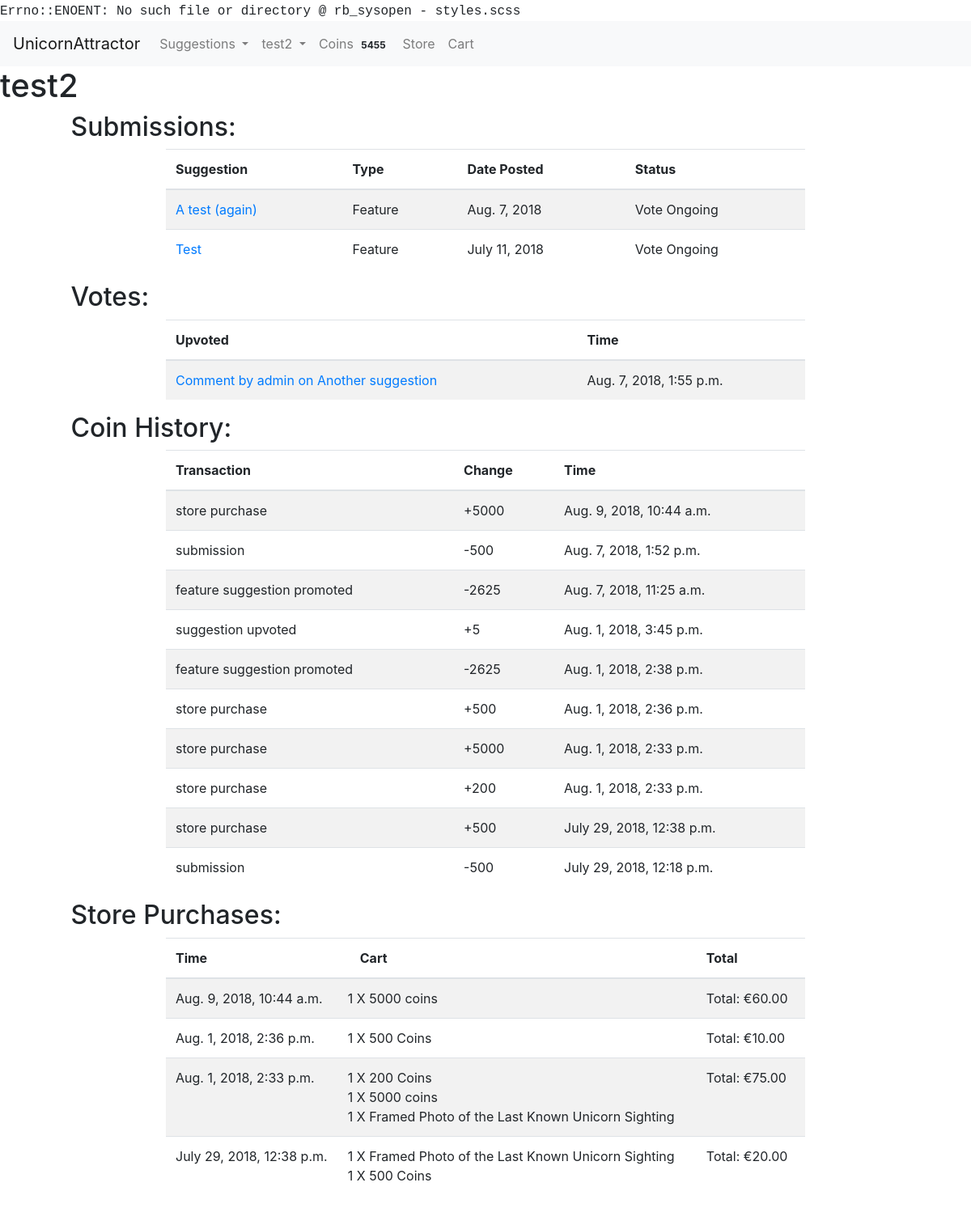
/user/3 (signed in), run on the app's committed database.
### accounts/models.py (models this page shows)
class User(AbstractUser):
    USERNAME_FIELD = "email"
    email = models.EmailField('email address', blank=False, unique=True)
    REQUIRED_FIELDS = []
    def __str__(self):
        return self.username

### usersuggestions/models.py (models this page shows, shortened)
class SuggestionAdminPage(models.Model):
    status_choices = ((0, "not scheduled"), (1, "scheduled"), (2, "in progress"), (3, "completed"))
    priority_choices = ((0, "low"), (1, 'normal'), (2, 'high'))
    suggestion = models.ForeignKey(Suggestion, null=False, on_delete=models.CASCADE)
    status = models.PositiveSmallIntegerField(choices=status_choices, default=0)
    developer_assigned = models.ForeignKey(User, null=True, blank=True, on_delete=models.PROTECT)
    priority = models.PositiveSmallIntegerField(choices=priority_choices, null=True, blank=True, default=1)
    date_started = models.DateField(null=True, blank=True)
    estimated_days_to_complete = models.PositiveSmallIntegerField(null=True, blank=True)
    expected_completion_date = models.DateField(null=True, blank=True)
    date_completed = models.DateField(null=True, blank=True)
    in_current_voting_cycle = models.BooleanField(blank=False, default=True)
    github_branch = models.CharField(null=True, blank=True, max_length=50)
    was_successful = models.NullBooleanField(blank=True, null=True)
    current_winner = models.BooleanField(blank=False, default=False)

class Suggestion(models.Model):
    suggestion_choices = ((True, 'Feature'), (False, 'Bug Fix'))
    is_feature = models.BooleanField(blank=False, default=False, choices=suggestion_choices)
    user = models.ForeignKey(User, null=False, on_delete=models.PROTECT)
    title = models.CharField(max_length=200, blank=False)
    details = RichTextUploadingField()
    date_time = models.DateTimeField(auto_now_add=True)
    delay_submission = models.BooleanField(null=False, blank=True, default=False)

class Upvote(models.Model):
    user = models.ForeignKey(User, null=False, on_delete=models.PROTECT)
    suggestion = models.ForeignKey(Suggestion, null=True, on_delete=models.CASCADE)
    comment = models.ForeignKey(Comment, null=True, on_delete=models.CASCADE)
    date_time = models.DateTimeField(auto_now_add=True)

class Comment(models.Model):
    user = models.ForeignKey(User, null=False, on_delete=models.PROTECT)
    suggestion = models.ForeignKey(Suggestion, null=False, on_delete=models.CASCADE)
    admin_page_comment = models.BooleanField(blank=False, default=False)
    comment = RichTextUploadingField()
    date_time = models.DateTimeField(auto_now_add=True)

### market/models.py (models this page shows, shortened)
class UserCoinHistory(models.Model):
    transaction_choices = ((1, 'submission'), (2, 'upvote'), (3, 'referral'),
                           (4, 'store purchase'), (5, 'initial signup'), (6, 'received referral'),
                           (7, 'suggestion upvoted'), (8, 'suggestion successful'), (9, 'feature suggestion promoted'))
    user = models.ForeignKey(User, null=False, on_delete=models.PROTECT)
    coins_change = models.IntegerField(null=False)
    date_time = models.DateTimeField(auto_now_add=True)
    suggestion = models.ForeignKey(Suggestion, null=True, blank=True, on_delete=models.CASCADE)
    transaction = models.PositiveSmallIntegerField(choices=transaction_choices, blank=False, null=False)

class Order(models.Model):
    user = models.ForeignKey(User, null=False, on_delete=models.PROTECT)
    date_time = models.DateTimeField(auto_now_add=True)
    delivery_address = models.ForeignKey(Delivery, null=True, on_delete=models.PROTECT)

class OrderItem(models.Model):
    order = models.ForeignKey(Order, null=False, on_delete=models.CASCADE)
    item = models.ForeignKey(StoreItem, null=False, on_delete=models.PROTECT)
    quantity = models.PositiveIntegerField(null=False)
    total_purchase_price = models.DecimalField(max_digits=8, decimal_places=2)

class StoreItem(models.Model):
    name = models.CharField(max_length=200, null=False, blank=False)
    description = models.TextField()
    price = models.DecimalField(max_digits=8, decimal_places=2)
    image = models.ImageField(upload_to='images')
    delivery_required = models.BooleanField(blank=False, null=False)
    is_coins = models.BooleanField(default=False, null=False)
    coins_amount = models.PositiveIntegerField(blank=True, null=True)
    def __str__(self):
        return self.name

### unicornapp/views.py (the view)
# urls.py: url(r'^user/(?P<user_id>\d+)$', render_userpage, name='userpage'),
@login_required()
def render_userpage(request, user_id):
    user = get_object_or_404(User, id=user_id)
    if request.user == user:
        values = get_userpage_values(user)
        return render(request, "userpage.html", {"user": user,
                                                 "votes": values["votes"], "purchases": values["purchases"],
                                                 "coin_history": values["coin_history"],
                                                 "suggestions": values["suggestions"],
                                                 })
    else:
        return redirect("issue_tracker")

### market/cart.py (called while the page is built)
    def __len__(self):
        return sum(item['quantity'] for item in self.cart.values())

### market/coins.py (called while the page is built)
def return_user_coins(user):
    UserCoins.objects.get_or_create(user=user)
    user_row = UserCoins.objects.get(user=user)
    return user_row.coins

### market/contexts.py (called while the page is built)
def cart(request):
    return {'cart': Cart(request)}

def usercoins(request):
    if request.user.is_authenticated:
        user = request.user
        coins_amount = return_user_coins(user)
        return {"usercoins": coins_amount}
    else:
        return {"usercoins": None}

def coins_are_enabled(request):
    return {"coins_are_enabled": settings.COINS_ENABLED }

### unicornapp/views.py (called while the page is built)
def get_userpage_values(user):
    votes = Upvote.objects.filter(user=user).order_by("-date_time")
    purchases = Order.objects.filter(user=user).order_by("-date_time")
    coin_history = UserCoinHistory.objects.filter(user=user).order_by("-date_time")
    suggestions = SuggestionAdminPage.objects.filter(suggestion__user=user).order_by("-suggestion__date_time")
    for purchase in purchases:
        purchase.items = OrderItem.objects.filter(order=purchase)
        purchase.total_cost = 0
        for item in purchase.items:
            purchase.total_cost += item.total_purchase_price
    values_dictionary = {"purchases": purchases,
                         "coin_history": coin_history, "votes": votes, "suggestions": suggestions
                         }
    return values_dictionary

### unicornapp/templates/userpage.html (shortened to what this page needs)
{% extends 'base.html' %} {% block title %} {{ user }} {% endblock %} {% block content %}
<main id="userpage">
    <h1 id="header">{{ user }}</h1>
    <div class="row">
        <div class="offset-md-1">
            <h2 class="section-header">Submissions:</h2>
        </div>
    </div>
    <div class="row">
        <div class="col-xs-12 table-col col-md-8 offset-md-2">
            {% if suggestions|length == 0 %}
            <p class="no-entry-text">You have not submitted any suggestions</p>
            {% else %}
            <table class="table submissions-table table-striped">
                <thead>
                    <tr>
                        <th scope="col">Suggestion</th>
                        <th scope="col">Type</th>
                        <th scope="col">Date Posted</th>
                        <th scope="col">Status</th>
                    </tr>
                </thead>
                <tbody>
                    {% for suggestion in suggestions %}
                    <tr>
                        <td><a href="{% url 'view_suggestion' suggestion.suggestion.id %}">{{ suggestion.suggestion.title }}</a> </td>
                        <td>{{ suggestion.suggestion.get_is_feature_display }}</td>
                        <td>{{ suggestion.suggestion.date_time.date }}</td>
                        <td class="status">
                            {% if suggestion.suggestion.is_feature %} {% if suggestion.in_current_voting_cycle %} Vote Ongoing {% elif suggestion.suggestion.delay_submission %} Submission delayed till next voting cycle {% elif suggestion.was_successful == True %} Suggestion Successful
                            {% else %} Suggestion unsuccessful {% endif %} {% else %} {{ suggestion.get_status_display }} {% endif %}
                        </td>
                    </tr>
                    {% endfor %}
                </tbody>
            </table>
            {% endif %}
        </div>
    </div>
    <div class="row">
        <div class="offset-md-1">
            <h2 class="section-header">Votes:</h2>
        </div>
    </div>
    <div class="row">
        <div class="col-xs-10 col-md-8 table-col offset-xs-1 offset-md-2">
            {% if votes|length == 0 %}
            <p class="no-entry-text">You have not cast any votes</p>
            {% else %}
            <table class="table table-striped">
                <thead>
                    <tr>
                        <th scope="col">Upvoted</th>
                        <th scope="col">Time</th>
                    </tr>
                </thead>
                <tbody>
                    {% for vote in votes %}
                    <div class="row">
                        <tr>
                            <td>
                                {% if vote.comment %}
                                <a href="{% url 'view_suggestion' vote.comment.suggestion.id %}#{{ vote.comment.id }}">Comment by {{ vote.comment.user }} on {{ vote.comment.suggestion.title }}</a> {% else %}
                                <a href="{% url 'view_suggestion' vote.suggestion.id %}">{{ vote.suggestion.get_is_feature_display }}: {{ vote.suggestion.title }}</a> {% endif %}
                            </td>
                            <td>{{ vote.date_time }}</td>
                        </tr>
                        {% endfor %}
                </tbody>
            </table>
            {% endif %}
            </div>
        </div>
{% if coins_are_enabled %}
        <div class="row">
            <div class="offset-md-1">
                <h2 class="section-header">Coin History:</h2>
            </div>
        </div>
        <div class="row">
            <div class="col-xs-10 table-col col-md-8 offset-xs-1 offset-md-2">
                <table class="table table-striped">
                    <thead>
                        <tr>
                            <th scope="col">Transaction</th>
                            <th scope="col">Change</th>
                            <th scope="col">Time</th>
                        </tr>
                    </thead>
                    <tbody>
                        {% for entry in coin_history %}
                        <tr>
                            <td>{{ entry.get_transaction_display }}{% if entry.suggestion %}: <a href="{% url 'view_suggestion' entry.suggestion.id %}"> {{ entry.suggestion.title }}</a> {% endif %}
                            </td>
                            <td>{% if entry.coins_change > 0 %} <span class="positive-change">+{% else %}<span class="negative-change">{% endif %}{{ entry.coins_change }}</span></td>
                            <td>{{ entry.date_time }}
                            </td>
                        </tr>
                        {% endfor %}
                    </tbody>
                </table>
            </div>
        </div>
{% endif %}
        <div class="row">
            <div class="offset-md-1">
                <h2 class="section-header">Store Purchases:</h2>
            </div>
        </div>
        <div class="row">
            <div class="col-xs-10  table-col col-md-8 offset-xs-1 offset-md-2">
                {% if purchases|length == 0 %}
                <p class="no-entry-text">You have made no purchases at our store</p>
                {% else %}
                <table class="table table-striped">
                    <thead>
                        <tr>
                            <th scope="col">Time</th>
                            <th scope="col">Cart</th>
                            <th scope="col">Total</th>
                        </tr>
                    </thead>
                    <tbody>
                        {% for purchase in purchases %}
                        <tr>
                            <td>{{ purchase.date_time }}</td>
                            <td>
                                {% for item in purchase.items %}
                                <div class="row">
                                    {{ item.quantity }} X {{ item.item }}
                                </div>
                                {% endfor %}
                            </td>
                            <td>Total: €{{ purchase.total_cost }}</td>
                        </tr>
                        {% endfor %}
                    </tbody>
                </table>
            </div>
            {% endif %}
        </div>
</main>
{% endblock %}

### templates/base.html (shortened to what this page needs)
<!DOCTYPE html>
{% load staticfiles %}
<html lang="en">
<head>
    <link rel="stylesheet" href="https://maxcdn.bootstrapcdn.com/bootstrap/4.0.0/css/bootstrap.min.css"
>
   <link rel="stylesheet" href="{% static 'css/styles.css' %}">
</head>
<header>
    <nav class="navbar navbar-expand-lg navbar-light bg-light justify-content-between">
        <a class="navbar-brand website-title" href="{% url 'home' %}">UnicornAttractor</a>
        <div class="collapse navbar-collapse" id="navbarSupportedContent">
            <ul class="navbar-nav mr-auto">
                <li class="nav-item dropdown">
                    <a class="nav-link dropdown-toggle" href="{% url 'issue_tracker' %}" id="navbarDropdown"
                       role="button" data-toggle="dropdown" aria-haspopup="true" aria-expanded="false">
                        Suggestions
                    </a>
                </li>
                {% if user.is_authenticated %}
                <li class="nav-item dropdown">
                    <a class="nav-link dropdown-toggle" href="#" id="navbarDropdownUser" role="button"
                       data-toggle="dropdown" aria-haspopup="true" aria-expanded="false">
                        {{ user.username }}
                    </a>
                </li>
                {% if coins_are_enabled %}
                <li class="nav-item">
                    <a class="nav-link" href="{% url 'earn_coins' %}"> Coins <span class="badge badge-light">{{ usercoins }}</span></a>
                </li>
                {% endif %}
                {% endif %}
                <li class="nav-item">
                    <a class="nav-link" href="{% url 'store' %}">Store</a>
                </li>
                <li class="nav-item">
                    <a class="nav-link" href="{% url 'view_cart' %}">Cart </a>
                </li>
            </ul>
        </div>
    </nav>
</header>
<body>
{% block content %}{% endblock %}
</body>
</html>

### styles.css (style rules this page uses)
body:before { white-space: pre; font-family: monospace; content: "Errno::ENOENT: No such file or directory @ rb_sysopen - styles.scss"; }

### data on the page
User: username "test2"
SuggestionAdminPage: suggestion "A test (again)", suggestion.is_feature "Feature", suggestion.date_time "Aug. 7, 2018", in_current_voting_cycle "Vote Ongoing"
SuggestionAdminPage: suggestion "Test", suggestion.is_feature "Feature", suggestion.date_time "July 11, 2018", in_current_voting_cycle "Vote Ongoing"
Upvote: comment.user "admin", comment.suggestion "Another suggestion", date_time "Aug. 7, 2018, 1:55 p.m."
UserCoinHistory: transaction "store purchase", coins_change "5000", date_time "Aug. 9, 2018, 10:44 a.m."
UserCoinHistory: transaction "submission", coins_change "-500", date_time "Aug. 7, 2018, 1:52 p.m."
UserCoinHistory: transaction "feature suggestion promoted", coins_change "-2625", date_time "Aug. 7, 2018, 11:25 a.m."
UserCoinHistory: transaction "suggestion upvoted", coins_change "5", date_time "Aug. 1, 2018, 3:45 p.m."
UserCoinHistory: transaction "feature suggestion promoted", coins_change "-2625", date_time "Aug. 1, 2018, 2:38 p.m."
UserCoinHistory: transaction "store purchase", coins_change "500", date_time "Aug. 1, 2018, 2:36 p.m."
UserCoinHistory: transaction "store purchase", coins_change "5000", date_time "Aug. 1, 2018, 2:33 p.m."
UserCoinHistory: transaction "store purchase", coins_change "200", date_time "Aug. 1, 2018, 2:33 p.m."
UserCoinHistory: transaction "store purchase", coins_change "500", date_time "July 29, 2018, 12:38 p.m."
UserCoinHistory: transaction "submission", coins_change "-500", date_time "July 29, 2018, 12:18 p.m."
Order: date_time "Aug. 9, 2018, 10:44 a.m.", total_cost "60.00"
OrderItem: quantity "1", item "5000 coins"
Order: date_time "Aug. 1, 2018, 2:36 p.m.", total_cost "10.00"
OrderItem: quantity "1", item "500 Coins"
Order: date_time "Aug. 1, 2018, 2:33 p.m.", total_cost "75.00"
OrderItem: quantity "1", item "200 Coins"
OrderItem: quantity "1", item "5000 coins"
OrderItem: quantity "1", item "Framed Photo of the Last Known Unicorn Sighting"
Order: date_time "July 29, 2018, 12:38 p.m.", total_cost "20.00"
OrderItem: quantity "1", item "Framed Photo of the Last Known Unicorn Sighting"
OrderItem: quantity "1", item "500 Coins"

### other printed values
{{ usercoins }} "5455"
